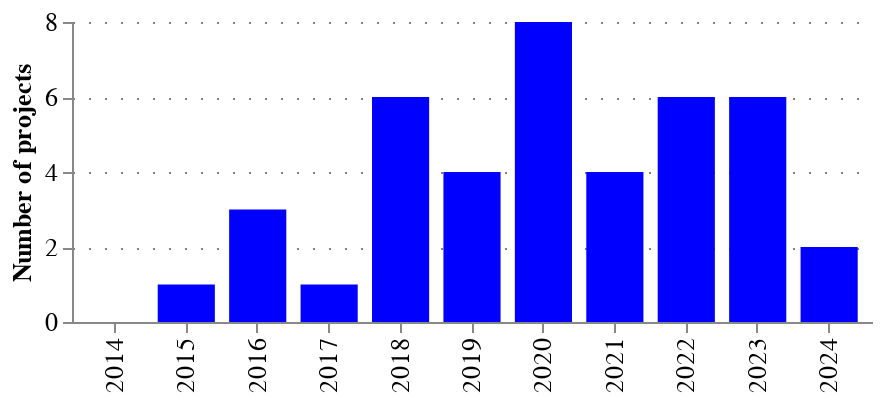

This figure's notebook cell:
### Code cell
fig = charts.ts_bar(
    ts_df,
    variable='n_projects',
    variable_title="Number of projects",
    category_column="_category",
)
charts.configure_plots(fig, chart_title="")

### Figure 1 — Vega-Lite specification as saved in the notebook (floating-point values rounded to 4 significant figures)
{"config": {"title": {"font": "Averta", "anchor": "start"}, "subtitle": {"font": "Averta"}, "axis": {"labelFont": "Averta", "titleFont": "Averta", "gridColor": "grey", "gridDash": [1, 7], "labelFontSize": 13, "titleFontSize": 13}, "header": {"labelFont": "Averta", "titleFont": "Averta"}, "legend": {"labelFont": "Averta", "titleFont": "Averta", "labelFontSize": 13, "titleFontSize": 13}, "range": {"category": ["#0000FF", "#FDB633", "#18A48C", "#9A1BBE", "#EB003B", "#FF6E47", "#646363", "#0F294A", "#97D9E3", "#A59BEE", "#F6A4B7", "#D2C9C0", "#FFFFFF", "#000000"], "ordinal": {"scheme": ["#0000FF", "#FDB633", "#18A48C", "#9A1BBE", "#EB003B", "#FF6E47", "#646363", "#0F294A", "#97D9E3", "#A59BEE", "#F6A4B7", "#D2C9C0", "#FFFFFF", "#000000"]}}, "view": {"strokeWidth": 0}}, "data": {"name": "data-9ef0381f1a45a40151ce12e92d81ef2d"}, "mark": {"type": "bar", "fillOpacity": 1, "filled": true, "strokeOpacity": 1, "strokeWidth": 1.5}, "encoding": {"color": {"field": "_category", "legend": null, "type": "nominal"}, "tooltip": [{"field": "_category", "title": "", "type": "nominal"}, {"field": "year", "title": "", "type": "ordinal"}, {"field": "n_projects", "format": ",.3f", "title": "Number of projects", "type": "quantitative"}], "x": {"field": "year", "title": "", "type": "ordinal"}, "xOffset": {"field": "_category", "type": "nominal"}, "y": {"field": "n_projects", "title": "Number of projects", "type": "quantitative"}}, "height": 150, "title": {"anchor": "start", "text": "", "fontSize": 16, "subtitle": "", "subtitleFont": "Averta", "subtitleFontSize": 13}, "width": 400, "$schema": "https://vega.github.io/schema/vega-lite/v5.20.1.json", "datasets": {"data-9ef0381f1a45a40151ce12e92d81ef2d": [{"time_period": "2014-01-01T00:00:00", "year": 2014, "n_projects": 0, "amount": 0.0, "amount_median": 0.0, "_category": "category"}, {"time_period": "2015-01-01T00:00:00", "year": 2015, "n_projects": 1, "amount": 0.1725, "amount_median": 172500.0, "_category": "category"}, {"time_period": "2016-01-01T00:00:00", "year": 2016, "n_projects": 3, "amount": 1.177, "amount_median": 35990.0, "_category": "category"}, {"time_period": "2017-01-01T00:00:00", "year": 2017, "n_projects": 1, "amount": 0.5324, "amount_median": 532400.0, "_category": "category"}, {"time_period": "2018-01-01T00:00:00", "year": 2018, "n_projects": 6, "amount": 0.6983, "amount_median": 0.0, "_category": "category"}, {"time_period": "2019-01-01T00:00:00", "year": 2019, "n_projects": 4, "amount": 0.04545, "amount_median": 7475.0, "_category": "category"}, {"time_period": "2020-01-01T00:00:00", "year": 2020, "n_projects": 8, "amount": 0.47, "amount_median": 42020.0, "_category": "category"}, {"time_period": "2021-01-01T00:00:00", "year": 2021, "n_projects": 4, "amount": 5.157, "amount_median": 524500.0, "_category": "category"}, {"time_period": "2022-01-01T00:00:00", "year": 2022, "n_projects": 6, "amount": 1.911, "amount_median": 310400.0, "_category": "category"}, {"time_period": "2023-01-01T00:00:00", "year": 2023, "n_projects": 6, "amount": 0.6526, "amount_median": 49740.0, "_category": "category"}, {"time_period": "2024-01-01T00:00:00", "year": 2024, "n_projects": 2, "amount": 1.587, "amount_median": 793500.0, "_category": "category"}]}}
